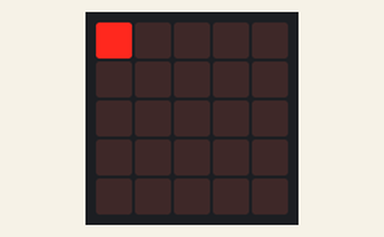
Simulated run of this program. Board: BBC micro:bit (MakeCode). On the bench: the board's 5×5 LED display. At 2.5 s the program stops and its outputs stay as they are.

Above: at 0.01 s.
At 0.61 s:
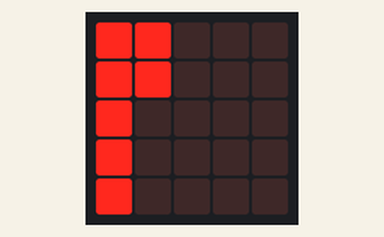
At 1.21 s:
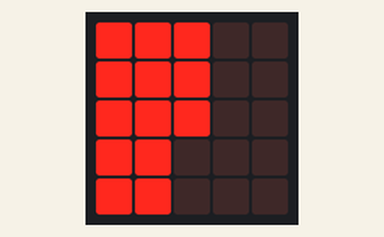
At 1.81 s:
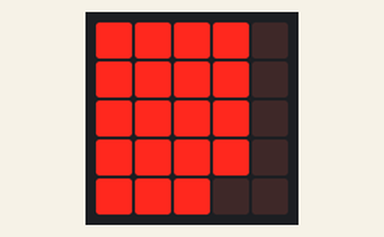
At 2.5 s:
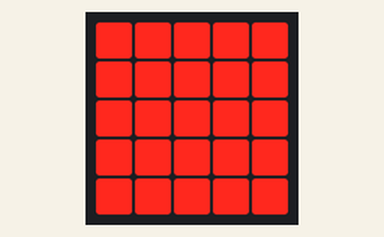

The program:

main.ts
```typescript
namespace screenMagic {
    /**
     * Address LEDs linearly column first
     */
    //% blockId=screenmagicplotat
    //% block="plot at $index"
    //% index.min=0 index.max=24
    export function plotAt(index: number): void {
        const x = Math.floor(index / 5);
        const y = index % 5;
        led.plot(x, y)
    }
}
```

test.ts
```typescript
// tests go here; this will not be compiled when this package is used as an extension.
for (let i = 0; i < 25; ++i) {
    screenMagic.plotAt(i);
    basic.pause(100);
}
```
